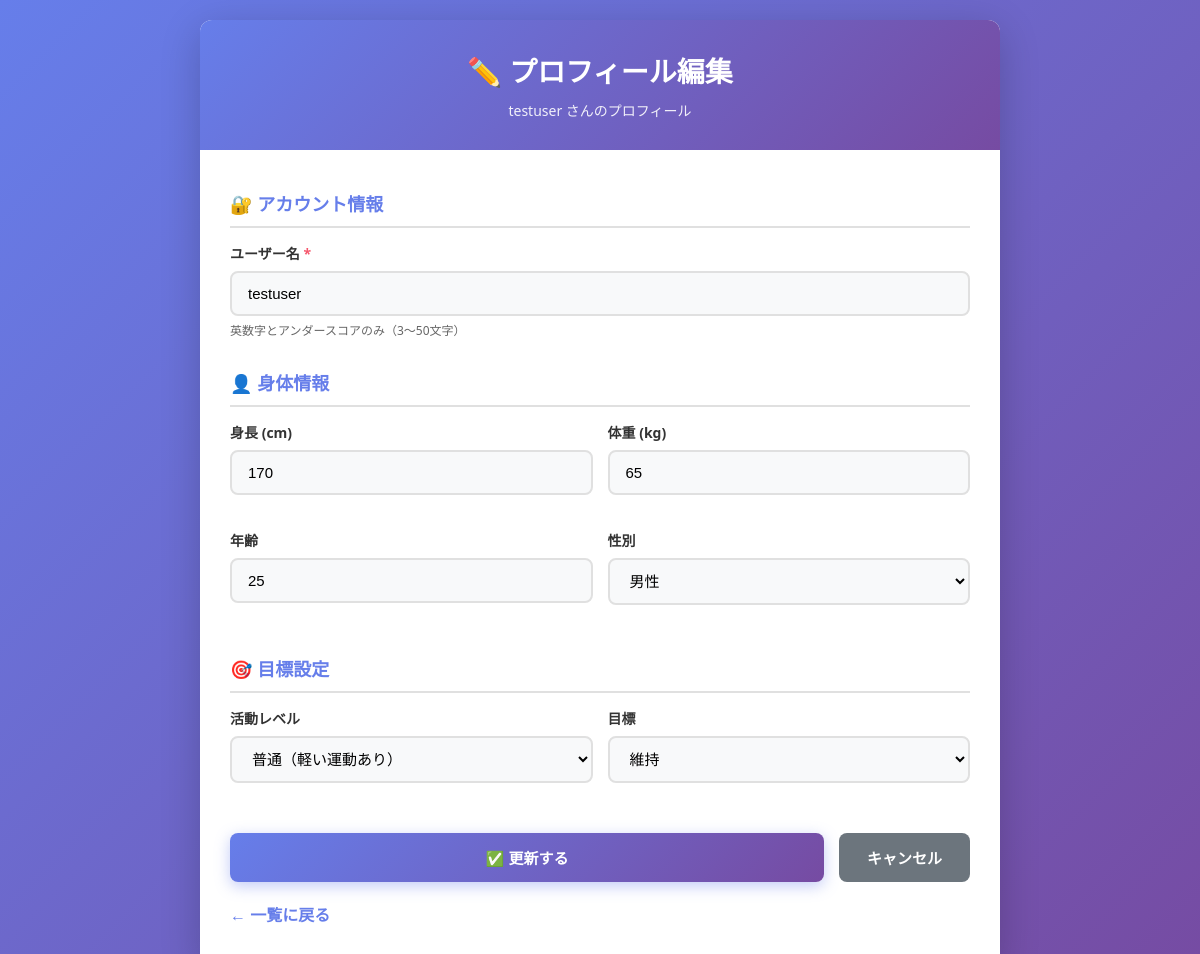
The page /src/user_edit.php?id=1 (signed in) on the database its author committed.
### tables this page shows
CREATE TABLE users (
  id INT AUTO_INCREMENT PRIMARY KEY,
  username VARCHAR(50) NOT NULL UNIQUE,
  email VARCHAR(255) DEFAULT NULL,   
  password VARCHAR(255) NOT NULL,
  height FLOAT DEFAULT NULL,
  weight FLOAT DEFAULT NULL,
  age INT DEFAULT NULL,
  gender ENUM('male','female') DEFAULT NULL,
  activity_level ENUM('low','normal','high') DEFAULT 'normal',
  goal ENUM('bulk','maintain','cut') DEFAULT 'maintain',
  is_active TINYINT(1) DEFAULT 1,   
  last_login DATETIME DEFAULT NULL,   
  created_at TIMESTAMP DEFAULT CURRENT_TIMESTAMP,
  updated_at TIMESTAMP DEFAULT CURRENT_TIMESTAMP ON UPDATE CURRENT_TIMESTAMP,
  INDEX idx_username (username),
  INDEX idx_email (email),
  INDEX idx_is_active (is_active)
);

### src/user_edit.php (the view, shortened to what this page needs)
<?php
require "db.php";
$edit_user_id = $_GET['id'] ?? '';
try {
    $stmt = $pdo->prepare("SELECT * FROM users WHERE id = ?");
    $stmt->execute([$edit_user_id]);
    $user = $stmt->fetch(PDO::FETCH_ASSOC);
} catch (PDOException $e) {
    error_log("Error fetching user: " . $e->getMessage());
    header("Location: users_list.php?error=system");
    exit();
}
function h($s){
    return htmlspecialchars($s, ENT_QUOTES, 'UTF-8');
}
?>
<!DOCTYPE html>
<html lang="ja">
<head>
</head>
<body>
<div class="container">
    <div class="header">
        <h1>✏️ プロフィール編集</h1>
        <p><?= h($user['username']) ?> さんのプロフィール</p>
    </div>
    <div class="content">
        <form action="user_update.php" method="POST">
            <div class="form-section">
                <h3>🔐 アカウント情報</h3>
                <div class="form-group">
                    <label for="username">
                        ユーザー名 <span class="required">*</span>
                    </label>
                    <input type="text"
                           id="username"
                           name="username"
                           value="<?= h($user['username']) ?>"
                           required
                           pattern="[a-zA-Z0-9_]{3,50}">
                    <div class="form-help">英数字とアンダースコアのみ（3〜50文字）</div>
                </div>
            </div>
            <div class="form-section">
                <h3>👤 身体情報</h3>
                <div class="form-row">
                    <div class="form-group">
                        <label for="height">身長 (cm)</label>
                        <input type="number"
                               id="height"
                               name="height"
                               value="<?= h($user['height'] ?? '') ?>"
                               min="100"
                               max="250"
                               step="0.1"
                               placeholder="170.0">
                    </div>
                    <div class="form-group">
                        <label for="weight">体重 (kg)</label>
                        <input type="number"
                               id="weight"
                               name="weight"
                               value="<?= h($user['weight'] ?? '') ?>"
                               min="30"
                               max="300"
                               step="0.1"
                               placeholder="65.0">
                    </div>
                </div>
                <div class="form-row">
                    <div class="form-group">
                        <label for="age">年齢</label>
                        <input type="number"
                               id="age"
                               name="age"
                               value="<?= h($user['age'] ?? '') ?>"
                               min="10"
                               max="120"
                               placeholder="25">
                    </div>
                    <div class="form-group">
                        <label for="gender">性別</label>
                        <select id="gender" name="gender">
                            <option value="male" <?= $user['gender'] === 'male' ? 'selected' : '' ?>>男性</option>
                        </select>
                    </div>
                </div>
            </div>
            <div class="form-section">
                <h3>🎯 目標設定</h3>
                <div class="form-row">
                    <div class="form-group">
                        <label for="activity_level">活動レベル</label>
                        <select id="activity_level" name="activity_level">
                            <option value="normal" <?= $user['activity_level'] === 'normal' ? 'selected' : '' ?>>
                                普通（軽い運動あり）
                            </option>
                        </select>
                    </div>
                    <div class="form-group">
                        <label for="goal">目標</label>
                        <select id="goal" name="goal">
                            <option value="maintain" <?= $user['goal'] === 'maintain' ? 'selected' : '' ?>>
                                維持
                            </option>
                        </select>
                    </div>
                </div>
            </div>
            <div class="button-group">
                <button type="submit" class="btn btn-primary">
                    ✅ 更新する
                </button>
                <button type="button" class="btn btn-secondary" onclick="location.href='users_list.php'">
                    キャンセル
                </button>
            </div>
        </form>
        <a href="users_list.php" class="back-link">← 一覧に戻る</a>
    </div>
</div>
</body>
</html>

### src/user_edit.php (style rules this page uses)
* { margin: 0; padding: 0; box-sizing: border-box; }
body { font-family: 'Segoe UI', Tahoma, Geneva, Verdana, sans-serif; background: linear-gradient(135deg, #667eea 0%, #764ba2 100%); min-height: 100vh; padding: 20px; }
.container { max-width: 800px; margin: 0 auto; background: white; border-radius: 12px; box-shadow: 0 10px 40px rgba(0,0,0,0.2); overflow: hidden; }
.header { background: linear-gradient(135deg, #667eea 0%, #764ba2 100%); color: white; padding: 30px; text-align: center; }
.header h1 { font-size: 28px; margin-bottom: 10px; }
.header p { font-size: 14px; opacity: 0.9; }
.content { padding: 40px 30px; }
.form-section { margin-bottom: 30px; }
.form-section h3 { font-size: 18px; color: #667eea; margin-bottom: 15px; padding-bottom: 10px; border-bottom: 2px solid #e0e0e0; }
.form-row { display: grid; grid-template-columns: 1fr 1fr; gap: 15px; margin-bottom: 15px; }
.form-group { margin-bottom: 20px; }
.form-group label { display: block; margin-bottom: 8px; font-weight: 600; color: #333; font-size: 14px; }
.required { color: #f5576c; }
.form-group input[type="text"], .form-group input[type="number"], .form-group select { width: 100%; padding: 12px 16px; border: 2px solid #e0e0e0; border-radius: 8px; font-size: 15px; transition: all 0.3s; background: #f8f9fa; }
.form-help { font-size: 12px; color: #666; margin-top: 5px; }
.button-group { display: flex; gap: 15px; margin-top: 30px; }
.btn { padding: 14px 28px; border: none; border-radius: 8px; cursor: pointer; font-weight: 600; font-size: 15px; transition: all 0.3s; }
.btn-primary { background: linear-gradient(135deg, #667eea 0%, #764ba2 100%); color: white; flex: 1; box-shadow: 0 4px 15px rgba(102, 126, 234, 0.4); }
.btn-secondary { background: #6c757d; color: white; }
.back-link { display: inline-block; margin-top: 20px; color: #667eea; text-decoration: none; font-weight: 600; }

### rows shown on the page
users: username "testuser", height "170", weight "65", age "25", gender "男性", activity_level "普通（軽い運動あり）", goal "維持"
